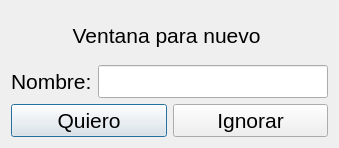
<?xml version="1.0" encoding="UTF-8"?>
<ui version="4.0">
 <class>winNuevo</class>
 <widget class="QDialog" name="winNuevo">
  <property name="geometry">
   <rect>
    <x>0</x>
    <y>0</y>
    <width>339</width>
    <height>148</height>
   </rect>
  </property>
  <property name="font">
   <font>
    <pointsize>16</pointsize>
   </font>
  </property>
  <property name="windowTitle">
   <string>Ventana auxiliar</string>
  </property>
  <property name="windowIcon">
   <iconset theme="QIcon::ThemeIcon::DocumentOpen"/>
  </property>
  <layout class="QGridLayout" name="gridLayout">
   <item row="0" column="0" colspan="2">
    <widget class="QLabel" name="label">
     <property name="text">
      <string>Ventana para nuevo </string>
     </property>
     <property name="alignment">
      <set>Qt::AlignmentFlag::AlignCenter</set>
     </property>
    </widget>
   </item>
   <item row="2" column="0">
    <widget class="QPushButton" name="btnQuiero">
     <property name="text">
      <string>Quiero</string>
     </property>
    </widget>
   </item>
   <item row="2" column="1">
    <widget class="QPushButton" name="btnIgnorar">
     <property name="text">
      <string>Ignorar</string>
     </property>
    </widget>
   </item>
   <item row="1" column="0" colspan="2">
    <layout class="QHBoxLayout" name="horizontalLayout">
     <item>
      <widget class="QLabel" name="label_2">
       <property name="text">
        <string>Nombre:</string>
       </property>
      </widget>
     </item>
     <item>
      <widget class="QLineEdit" name="inNombre"/>
     </item>
    </layout>
   </item>
  </layout>
 </widget>
 <resources/>
 <connections/>
</ui>
